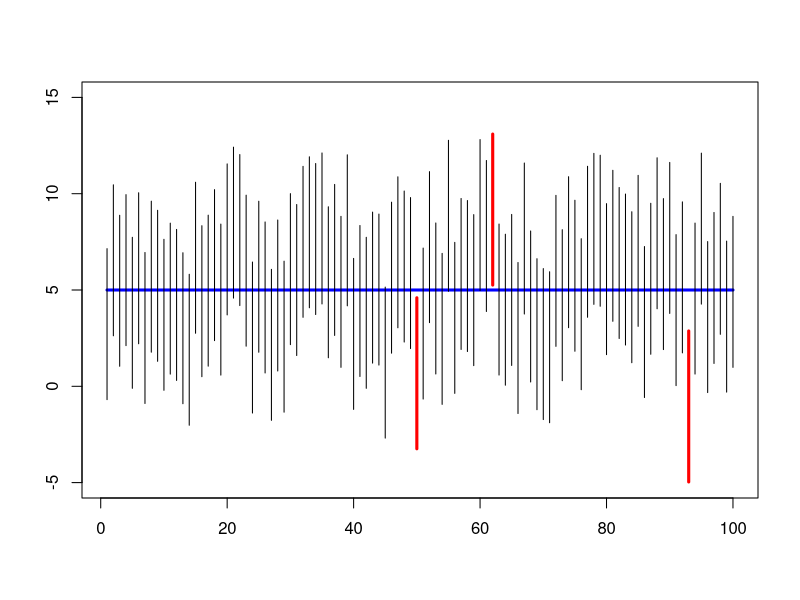

Source code (R):
r <- rnorm(n = 100, mean = 5, sd = 2)
q_u <- qnorm(p = 0.025, mean = r, sd = 2)
q_o <- qnorm(p = 0.975, mean = r, sd = 2)
plot(NULL, xlim = c(1, 100), ylim = c(-5, 15), xlab = "", ylab = "")
lines(c(1, 100), c(5, 5), lwd = 3, col = "blue")
     for (i in 1:100) {
      lines(c(i, i), c(q_u[i], q_o[i]))
      if ((q_u[i] <= 5 & 5 <= q_o[i]) == FALSE) {
        lines(c(i, i), c(q_u[i], q_o[i]), col = "red", lwd = 3)
      }
}